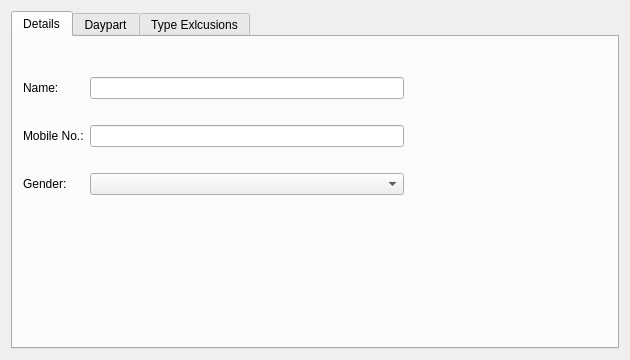
<?xml version="1.0" encoding="UTF-8"?>
<ui version="4.0">
 <class>VoiceOverForm</class>
 <widget class="QWidget" name="VoiceOverForm">
  <property name="geometry">
   <rect>
    <x>0</x>
    <y>0</y>
    <width>630</width>
    <height>360</height>
   </rect>
  </property>
  <property name="minimumSize">
   <size>
    <width>580</width>
    <height>250</height>
   </size>
  </property>
  <property name="windowTitle">
   <string>Form</string>
  </property>
  <layout class="QVBoxLayout" name="verticalLayout_5">
   <item>
    <widget class="QTabWidget" name="tabWidget">
     <property name="currentIndex">
      <number>0</number>
     </property>
     <widget class="QWidget" name="tab">
      <attribute name="title">
       <string>Details</string>
      </attribute>
      <widget class="QWidget" name="">
       <property name="geometry">
        <rect>
         <x>10</x>
         <y>20</y>
         <width>381</width>
         <height>161</height>
        </rect>
       </property>
       <layout class="QGridLayout" name="gridLayout">
        <item row="0" column="0">
         <widget class="QLabel" name="label">
          <property name="text">
           <string>Name:</string>
          </property>
         </widget>
        </item>
        <item row="0" column="1">
         <widget class="QLineEdit" name="edtName"/>
        </item>
        <item row="1" column="0">
         <widget class="QLabel" name="label_2">
          <property name="text">
           <string>Mobile No.:</string>
          </property>
         </widget>
        </item>
        <item row="1" column="1">
         <widget class="QLineEdit" name="edtMobile"/>
        </item>
        <item row="2" column="0">
         <widget class="QLabel" name="label_3">
          <property name="text">
           <string>Gender:</string>
          </property>
         </widget>
        </item>
        <item row="2" column="1">
         <widget class="QComboBox" name="cbGender"/>
        </item>
       </layout>
      </widget>
     </widget>
     <widget class="QWidget" name="tab_2">
      <attribute name="title">
       <string>Daypart</string>
      </attribute>
      <layout class="QVBoxLayout" name="verticalLayout_2">
       <item>
        <layout class="QVBoxLayout" name="vlDayPart"/>
       </item>
      </layout>
     </widget>
     <widget class="QWidget" name="tab_3">
      <attribute name="title">
       <string>Type Exlcusions</string>
      </attribute>
      <layout class="QVBoxLayout" name="verticalLayout_3">
       <item>
        <layout class="QVBoxLayout" name="vlTypeEx"/>
       </item>
      </layout>
     </widget>
    </widget>
   </item>
  </layout>
 </widget>
 <resources/>
 <connections/>
</ui>
